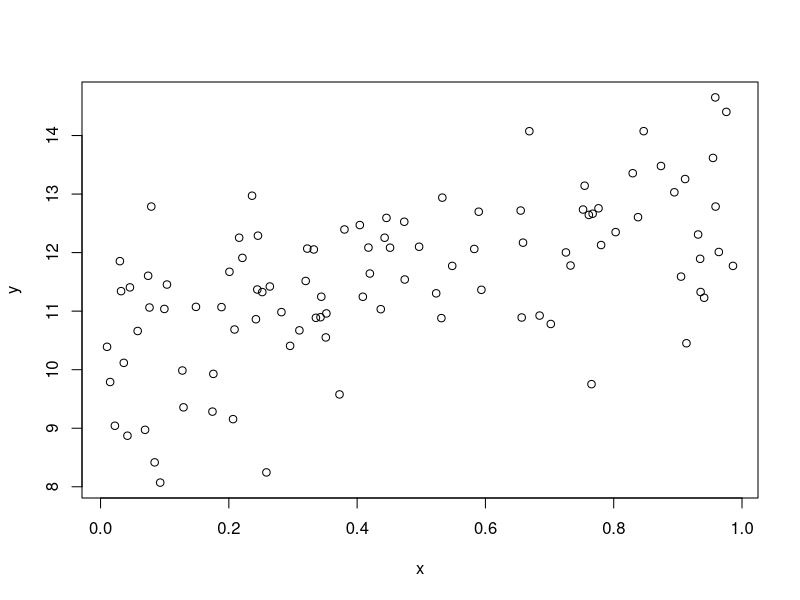

This figure's R source:
## ---- chunk 1
library(AER)
## ---- chunk 2
N <- 100
x<-runif(N)
w<-sample(c("H","T"),N,replace=TRUE)
y <- 10 + 2*x + ifelse(w=="H",1,0) + rnorm(N)
df <- data.frame(w,x,y)
## ---- chunk 3
plot(y~x)
## ---- chunk 4
fm1 <- lm(y~x+w,data=df)
fm0 <- lm(y~x,data=df)
coeftest(fm1,df=Inf)
## ---- chunk 5
waldtest(fm0,fm1,test="Chisq")
## ---- chunk 6
waldtest(fm0,fm1)
## ---- chunk 7
anova(fm0,fm1)
## ---- chunk 8
lmt <- lm(I(resid(fm1))~w*x,data=df)
(lmt <- nrow(df)*summary(lmt)$r.squared)
1-pchisq(lmt,df=1)
## ---- chunk 9
coeftest(fm1,vcov=vcovHC)
## ---- chunk 10
coeftest(fm1,vcov=vcovHC(fm1,type="HC1"))
## ---- chunk 11
coeftest(fm0,vcov=vcovHC,df=Inf)
## ---- chunk 12
waldtest(fm0,fm1,vcov=vcovHC)
## ---- chunk 13
waldtest(fm0,fm1,vcov=vcovHC, test="Chisq")
## ---- chunk 14
bpt <- lm(I(resid(fm1)^2)~w*x,data=df)
(bpt <- nrow(df)*summary(bpt)$r.squared)
1-pchisq(bpt,df=3)
## ---- chunk 15
bptest(fm1)
## ---- chunk 16
wht <- lm(I(resid(fm1)^2)~fitted(fm1)+I(fitted(fm1)^2),data=df)
(wht <- nrow(df)*summary(wht)$r.squared)
1-pchisq(wht,df=2)
## ---- chunk 17
bptest(fm1,~fitted(fm1)+I(fitted(fm1)^2))
